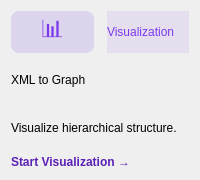
                <widget class="QFrame" name="cardGraph">
                 <property name="minimumSize"><size><width>0</width><height>180</height></size></property>
                 <property name="class" stdset="0"><string>card</string></property>
                 <property name="styleSheet">
                    <string notr="true">
                        #iconGraph { color: #7c3aed; background-color: rgba(124, 58, 237, 0.15); border-radius: 8px; }
                        #badgeGraph { background-color: rgba(124, 58, 237, 0.1); color: #7c3aed; }
                        #btnGraph { background-color: transparent; color: #5b21b6; border: none; font-weight: bold; text-align: left; }
                        #btnGraph:hover { text-decoration: underline; color: #4c1d95; }
                        #cardGraph:hover { border: 2px solid #7c3aed; background-color: rgba(124, 58, 237, 0.05); }
                    </string>
                 </property>
                 <layout class="QVBoxLayout" name="vLayout8">
                  <item>
                   <layout class="QHBoxLayout" name="hLayout8">
                    <item>
                     <widget class="QLabel" name="iconGraph">
                      <property name="class" stdset="0"><string>iconLabel</string></property>
                      <property name="text"><string>📊</string></property>
                      <property name="fixedSize"><size><width>45</width><height>45</height></size></property>
                      <property name="alignment"><set>Qt::AlignCenter</set></property>
                      <property name="font"><font><pointsize>18</pointsize></font></property>
                     </widget>
                    </item>
                    <item><spacer name="s8"><property name="orientation"><enum>Qt::Horizontal</enum></property></spacer></item>
                    <item>
                     <widget class="QLabel" name="badgeGraph">
                      <property name="class" stdset="0"><string>badgeLabel</string></property>
                      <property name="text"><string>Visualization</string></property>
                     </widget>
                    </item>
                   </layout>
                  </item>
                  <item>
                   <widget class="QLabel" name="title8">
                    <property name="class" stdset="0"><string>cardTitle</string></property>
                    <property name="text"><string>XML to Graph</string></property>
                   </widget>
                  </item>
                  <item>
                   <widget class="QLabel" name="desc8">
                    <property name="class" stdset="0"><string>cardDesc</string></property>
                    <property name="text"><string>Visualize hierarchical structure.</string></property>
                    <property name="wordWrap"><bool>true</bool></property>
                   </widget>
                  </item>
                  <item>
                   <widget class="QPushButton" name="btnGraph">
                    <property name="class" stdset="0"><string>actionBtn</string></property>
                    <property name="text"><string>Start Visualization →</string></property>
                    <property name="cursor"><cursorShape>PointingHandCursor</cursorShape></property>
                   </widget>
                  </item>
                 </layout>
                </widget>
